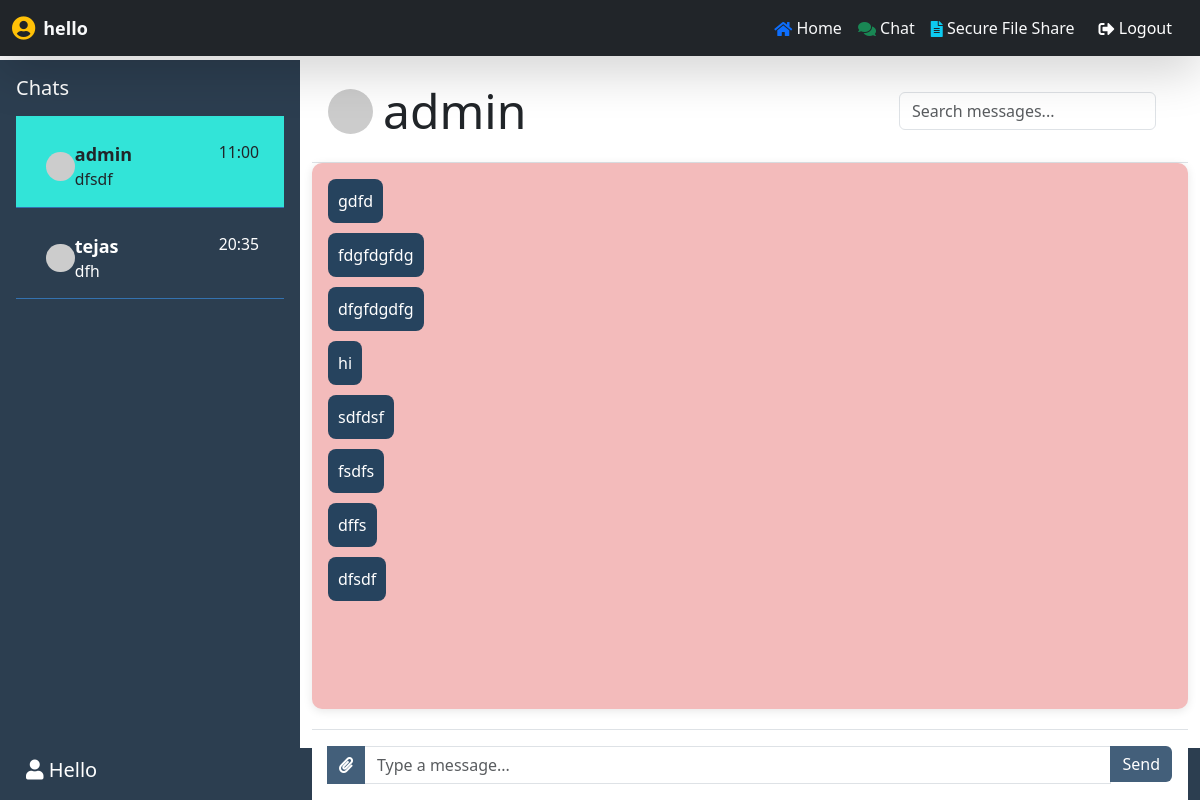
/chat/admin/ (signed in), run on the app's committed database.
### file_sharing/models.py (models this page shows, shortened)
class Message(models.Model):
    sender = models.ForeignKey(User, related_name="sent_messages", on_delete=models.CASCADE)
    receiver = models.ForeignKey(User, related_name="received_messages", on_delete=models.CASCADE)
    content = models.TextField()
    timestamp = models.DateTimeField(auto_now_add=True)

### file_sharing/views.py (the view)
# urls.py: path('chat/<str:room_name>/', views.chat_room, name='chat'),
@login_required
def chat_room(request, room_name):
    search_query = request.GET.get('search', '')
    users = User.objects.exclude(id=request.user.id)
    chats = Message.objects.filter(
        (Q(sender=request.user) & Q(receiver__username=room_name)) |
        (Q(receiver=request.user) & Q(sender__username=room_name))
    )
    if search_query:
        chats = chats.filter(Q(content__icontains=search_query))
    chats = chats.order_by('timestamp')
    user_last_messages = []
    for user in users:
        last_message = Message.objects.filter(
            (Q(sender=request.user) & Q(receiver=user)) |
            (Q(receiver=request.user) & Q(sender=user))
        ).order_by('-timestamp').first()
        user_last_messages.append({
            'user': user,
            'last_message': last_message
        })
    user_last_messages.sort(
         key=lambda x: x['last_message'].timestamp if x['last_message'] else make_aware(datetime.min),
        reverse=True
    )
    return render(request, 'chat.html', {
        'room_name': room_name,
        'chats': chats,
        'users': users,
        'user_last_messages': user_last_messages,
        'search_query': search_query
    })

### file_sharing/templates/chat.html (shortened to what this page needs)
<!DOCTYPE html>
<html lang="en">
<head>
  <link rel="stylesheet" href="https://cdn.jsdelivr.net/npm/bootstrap@5.3.0/dist/css/bootstrap.min.css">
  <link rel="stylesheet" href="https://cdnjs.cloudflare.com/ajax/libs/font-awesome/5.15.1/css/all.min.css" />
</head>
<body style="height: 100vh; display: flex; flex-direction: column">
  <nav class="navbar navbar-expand-lg navbar-dark bg-dark shadow-lg">
    <div class="container-fluid">
      {% if user.is_authenticated %}
        <a class="navbar-brand fw-bold text-light d-flex align-items-center">
          <i class="fas fa-user-circle fa-lg me-2 text-warning"></i>
          {{ user.username }}
        </a>
      {% else %}
        <a class="navbar-brand fw-bold text-light" href="{% url 'home' %}">
          <i class="fas fa-home fa-lg text-primary"></i> Welcome
        </a>
      {% endif %}
      <div class="collapse navbar-collapse" id="navbarNav">
        <ul class="navbar-nav ms-auto">
          <li class="nav-item">
            <a class="nav-link text-light" href="{% url 'home' %}">
              <i class="fas fa-home fa-lg text-primary"></i> Home
            </a>
          </li>
          <li class="nav-item">
            <a class="nav-link text-light" href="{% url 'chat' 'admin' %}">
              <i class="fas fa-comments fa-lg text-success"></i> Chat
            </a>
          </li>
          <li class="nav-item">
            <a class="nav-link text-light" href="{% url 'dashboard' %}">
              <i class="fas fa-file-alt fa-lg text-info"></i> Secure File Share
            </a>
          </li>
          {% if user.is_authenticated %}
            <li class="nav-item">
              <a class="nav-link btn btn-danger btn-sm text-white px-3 py-2" href="{% url 'user_logout' %}">
                <i class="fas fa-sign-out-alt fa-lg"></i> Logout
              </a>
            </li>
          {% endif %}
        </ul>
      </div>
    </div>
  </nav>
  <div class="container-fluid h-100" style="margin-top: 60px;">
    <div class="row h-100">
      <div class="col-3 sidebar p-3 chats">
        <h5 class="mb-3 text-white">Chats</h5>
        <div class="contacts">
          {% for item in user_last_messages %}
          <a
            href="{% url 'chat' item.user.username %}"
            class="list-group-item list-group-item-action {% if item.user.username == room_name %} active {% endif %}"
            data-id="{{ room_name }}"
          >
            <div class="d-flex align-items-center">
              <img
                src="https://ui-avatars.com/api/?name={{ item.user.username|urlencode }}&size=64&background=random"
                alt="{{ item.user.username }}'s Profile Image"
                class="profile-icon rounded-circle mr-3"
                style="width: 1.8rem; height: 1.8rem; object-fit: cover"
              />
              <div class="w-100">
                <div class="d-flex justify-content-between">
                  <strong class="text-truncate">{{ item.user.username }}</strong>
                  {% if item.last_message %}
                  <small class="text-nowrap timestamp">{{ item.last_message.timestamp|date:"H:i" }}</small>
                  {% endif %}
                </div>
                <div>
                  {% if item.last_message %}
                  <small
                    class="d-block text-truncate last-msg"
                    style="max-width: 90%"
                    id="last-message"
                  >
                    {{ item.last_message.content|striptags|truncatewords:5 }}
                  </small>
                  {% else %}
                  <small class="">No messages yet</small>
                  {% endif %}
                </div>
              </div>
            </div>
          </a>
          {% endfor %}
        </div>
        <div class="logout">
          <h5 class="text-white">
            <i class="fas fa-user"></i>
            {{ request.user.username|title }}
          </h5>
        </div>
      </div>
      <div class="col-9 d-flex flex-column chat-container" data-id="{{ room_name }}">
        <div class="d-flex align-items-center p-3 border-bottom" style="justify-content: space-between;">
          <div class="d-flex align-items-center">
            <img
              src="https://ui-avatars.com/api/?name={{ room_name|urlencode }}&size=64&background=random"
              style="border-radius: 50%; height: 45px; width: auto"
            />
            <h3 class="display-5 mb-0" style="padding-left: 10px">
              {{ room_name }}
            </h3>
          </div>
          <form method="GET" action="" class="p-3 ml-auto">
            <div class="form-group mb-0">
              <input
                type="text"
                name="search"
                id="searchInput"
                class="form-control"
                placeholder="Search messages..."
                value="{{ search_query }}"
              />
            </div>
          </form>
        </div>
        <div id="chatbox" class="flex-fill overflow-auto p-3" style="background-color: #f3bbbb; border-radius: 10px;">
          {% if chats %}
          {% for message in chats %}
          <div
            class="chat-message {% if message.sender == request.user %} sender {% else %} receiver {% endif %}"
          >
            <span>{{ message.content|safe }}</span>
          </div>
          {% endfor %}
          {% else %}
          <p class="no-messages">No Messages.</p>
          {% endif %}
        </div>
        <div class="chat-input p-3 border-top" style="background-color: white;">
          <div class="input-group">
            <button class="btn btn-secondary" onclick="document.getElementById('fileInput').click()">
              <i class="fas fa-paperclip"></i>
            </button>
            <input type="text" id="my_input" class="form-control" placeholder="Type a message..." required />
            <div class="input-group-append">
              <button id="submit_button" class="btn btn-primary" type="button">Send</button>
            </div>
          </div>
        </div>
      </div>
    </div>
  </div>
</body>
</html>

### file_sharing/templates/chat.html (style rules this page uses)
.profile-icon { color: #12151a; }
.chat-container { display: flex; flex-direction: column; height: calc(100vh - 60px); }
#chatbox { flex: 1; overflow-y: auto; }
.chat-input { position: sticky; bottom: 0; background-color: rgb(180, 141, 141); z-index: 10; }
.chat-container { flex: 1; display: flex; flex-direction: column; }
#chatbox { background-color: #f3bbbb; border-radius: 10px; overflow-y: auto; height: calc(100vh - 180px); padding: 15px; box-shadow: 0px 2px 10px rgba(15, 14, 14, 0.1); }
.chat-message { border-radius: 8px; padding: 10px; display: flex; width: fit-content; margin-bottom: 10px; clear: both; }
.chat-message.receiver { background-color: #26435e; color: white; margin-right: auto; text-align: left; }
.chat-input { background-color: white; transition: all 0.3s ease; margin-top: 20px; }
.chat-input button { border-top-left-radius: 0; border-bottom-left-radius: 0; background: #435f7a; color: white; border: none; }
.sidebar { background-color: #2c3e50; overflow-y: auto; transition: all 0.3s ease; }
.sidebar a { background: #2c3e50; color: white; text-decoration: none; transition: all 0.3s ease; }
.sidebar i { color: white; transition: transform 0.3s ease; }
.chats .list-group-item { border: none; border-bottom: 1px solid #3472b0; padding: 25px 25px 15px 30px; font-size: 18px; }
.active { background-color: #32e4d8 !important; color: white; }
.logout { position: absolute; bottom: 0; width: 100%; padding: 10px; background-color: #2c3e50; }
.navbar { position: fixed; top: 0; left: 0; width: 100%; z-index: 1000; }
.navbar-brand { font-size: 18px; }
.navbar-brand i { font-size: 24px; }
.nav-link i { font-size: 16px; }

### data on the page
Message: content "gdfd"
Message: content "fdgfdgfdg"
Message: content "dfgfdgdfg"
Message: content "hi"
Message: content "sdfdsf"
Message: content "fsdfs"
Message: content "dffs"
Message: content "dfsdf"

### other printed values
{{ user.username }} "hello"
{{ item.user.username }} "admin"
{{ item.last_message.timestamp|date:"H:i" }} "11:00"
{{ item.last_message.content|striptags|truncatewords:5 }} "dfsdf"
{{ item.user.username }} "tejas"
{{ item.last_message.timestamp|date:"H:i" }} "20:35"
{{ item.last_message.content|striptags|truncatewords:5 }} "dfh"
{{ request.user.username|title }} "Hello"
{{ room_name }} "admin"
